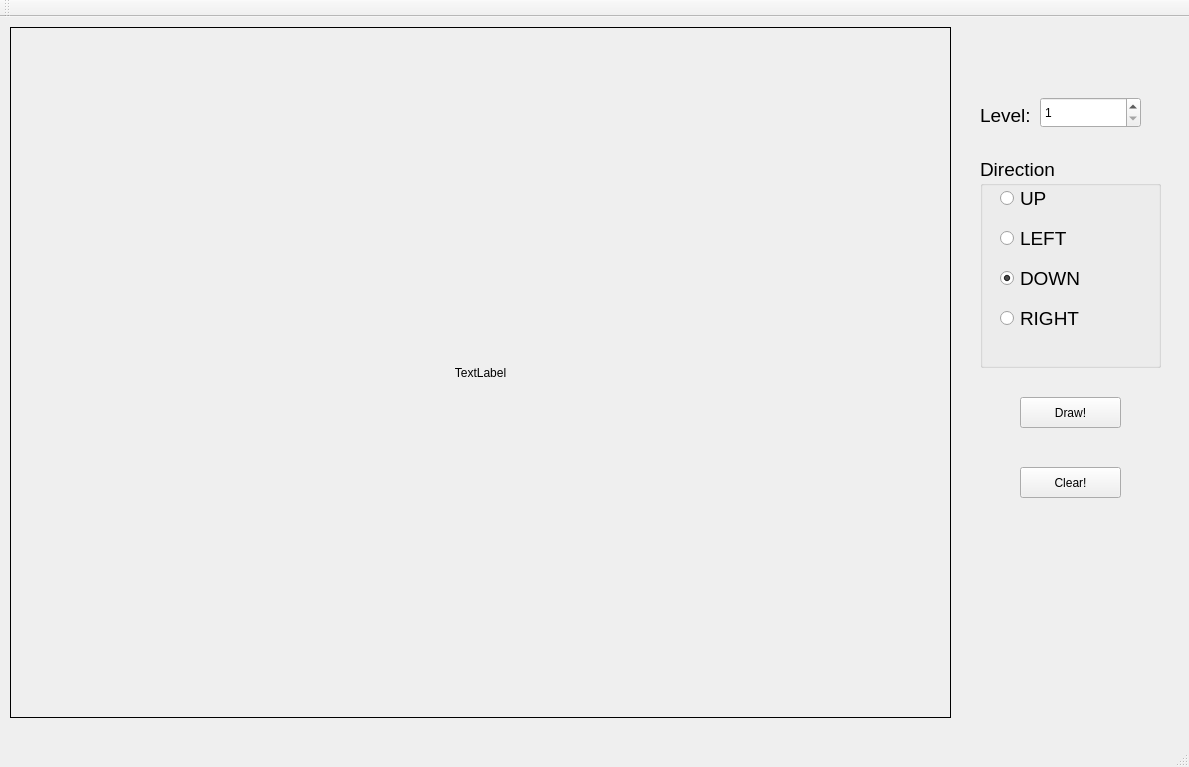
<?xml version="1.0" encoding="UTF-8"?>
<ui version="4.0">
 <class>MainWindow</class>
 <widget class="QMainWindow" name="MainWindow">
  <property name="geometry">
   <rect>
    <x>0</x>
    <y>0</y>
    <width>1189</width>
    <height>767</height>
   </rect>
  </property>
  <property name="windowTitle">
   <string>MainWindow</string>
  </property>
  <widget class="QWidget" name="centralWidget">
   <widget class="QLabel" name="label">
    <property name="geometry">
     <rect>
      <x>10</x>
      <y>10</y>
      <width>941</width>
      <height>691</height>
     </rect>
    </property>
    <property name="frameShape">
     <enum>QFrame::Box</enum>
    </property>
    <property name="text">
     <string>TextLabel</string>
    </property>
    <property name="alignment">
     <set>Qt::AlignCenter</set>
    </property>
   </widget>
   <widget class="QGroupBox" name="groupBox">
    <property name="geometry">
     <rect>
      <x>980</x>
      <y>140</y>
      <width>181</width>
      <height>211</height>
     </rect>
    </property>
    <property name="font">
     <font>
      <pointsize>14</pointsize>
     </font>
    </property>
    <property name="title">
     <string>Direction</string>
    </property>
    <widget class="QRadioButton" name="radioButton">
     <property name="geometry">
      <rect>
       <x>20</x>
       <y>30</y>
       <width>131</width>
       <height>23</height>
      </rect>
     </property>
     <property name="text">
      <string>UP</string>
     </property>
    </widget>
    <widget class="QRadioButton" name="radioButton_2">
     <property name="geometry">
      <rect>
       <x>20</x>
       <y>70</y>
       <width>131</width>
       <height>23</height>
      </rect>
     </property>
     <property name="text">
      <string>LEFT</string>
     </property>
    </widget>
    <widget class="QRadioButton" name="radioButton_3">
     <property name="geometry">
      <rect>
       <x>20</x>
       <y>110</y>
       <width>131</width>
       <height>23</height>
      </rect>
     </property>
     <property name="text">
      <string>DOWN</string>
     </property>
     <property name="checked">
      <bool>true</bool>
     </property>
    </widget>
    <widget class="QRadioButton" name="radioButton_4">
     <property name="geometry">
      <rect>
       <x>20</x>
       <y>150</y>
       <width>131</width>
       <height>23</height>
      </rect>
     </property>
     <property name="text">
      <string>RIGHT</string>
     </property>
    </widget>
   </widget>
   <widget class="QLabel" name="label_2">
    <property name="geometry">
     <rect>
      <x>980</x>
      <y>90</y>
      <width>51</width>
      <height>17</height>
     </rect>
    </property>
    <property name="font">
     <font>
      <pointsize>14</pointsize>
     </font>
    </property>
    <property name="text">
     <string>Level:</string>
    </property>
   </widget>
   <widget class="QSpinBox" name="spinBox">
    <property name="geometry">
     <rect>
      <x>1040</x>
      <y>80</y>
      <width>101</width>
      <height>31</height>
     </rect>
    </property>
    <property name="minimum">
     <number>1</number>
    </property>
    <property name="maximum">
     <number>5</number>
    </property>
   </widget>
   <widget class="QPushButton" name="pushButton">
    <property name="geometry">
     <rect>
      <x>1020</x>
      <y>380</y>
      <width>101</width>
      <height>31</height>
     </rect>
    </property>
    <property name="text">
     <string>Draw!</string>
    </property>
   </widget>
   <widget class="QPushButton" name="pushButton_2">
    <property name="geometry">
     <rect>
      <x>1020</x>
      <y>450</y>
      <width>101</width>
      <height>31</height>
     </rect>
    </property>
    <property name="text">
     <string>Clear!</string>
    </property>
   </widget>
  </widget>
  <widget class="QMenuBar" name="menuBar">
   <property name="geometry">
    <rect>
     <x>0</x>
     <y>0</y>
     <width>1189</width>
     <height>22</height>
    </rect>
   </property>
  </widget>
  <widget class="QToolBar" name="mainToolBar">
   <attribute name="toolBarArea">
    <enum>TopToolBarArea</enum>
   </attribute>
   <attribute name="toolBarBreak">
    <bool>false</bool>
   </attribute>
  </widget>
  <widget class="QStatusBar" name="statusBar"/>
 </widget>
 <layoutdefault spacing="6" margin="11"/>
 <resources/>
 <connections/>
</ui>
